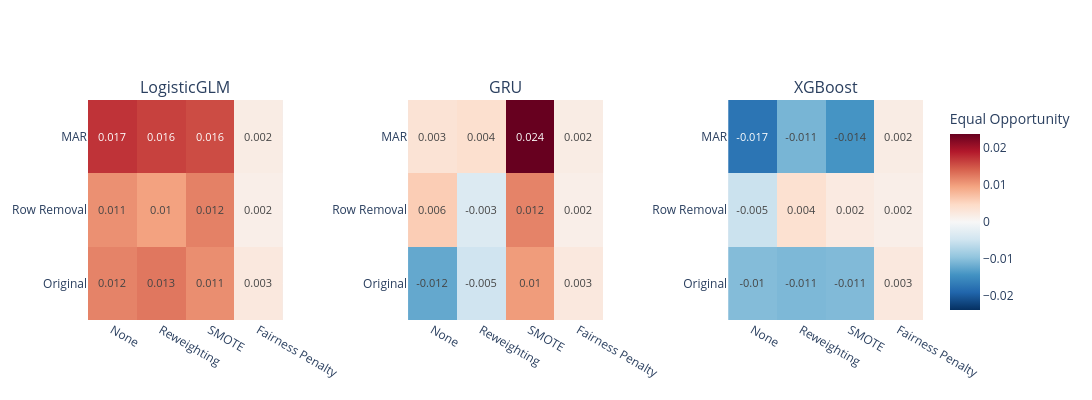

Here is the notebook cell this chart was saved with:
### Code cell
from plotly.subplots import make_subplots
import plotly.graph_objects as go
import numpy as np

perturbation_map = {
    "D0": "Original",
    "D1A": "Row Removal",
    "D2A": "MAR"
}

mitigation_map = {
    "none": "None",
    "reweighting": "Reweighting",
    "smote": "SMOTE",
    "fairness_penalty": "Fairness Penalty"
}

perturbation_order = ["Original", "Row Removal", "MAR"]
mitigation_order = ["None", "Reweighting", "SMOTE", "Fairness Penalty"]

plot_df = df_results.copy()
plot_df["perturbation"] = plot_df["perturbation"].replace(perturbation_map)
plot_df["mitigation"] = plot_df["mitigation"].replace(mitigation_map)

# --- compute mean EO ---
summary = (
    plot_df
    .groupby(["model", "perturbation", "mitigation"], as_index=False)
    .agg(eo_mean=("equal_opportunity", "mean"))
)

models = ["LogisticGLM", "GRU", "XGBoost"]

# --- determine shared color scale ---
all_vals = summary["eo_mean"].values
zmax = np.nanmax(np.abs(all_vals))

# --- create subplots ---
fig = make_subplots(
    rows=1, cols=3,
    subplot_titles=models,
    horizontal_spacing=0.15
)

for i, model_name in enumerate(models, start=1):
    df_model = summary[summary["model"] == model_name]

    pivot = df_model.pivot_table(
        index="perturbation",
        columns="mitigation",
        values="eo_mean",
        aggfunc="first"
    ).reindex(
        index=perturbation_order,
        columns=mitigation_order
    )

    fig.add_trace(
        go.Heatmap(
            z=pivot.values,
            x=pivot.columns,
            y=pivot.index,
            coloraxis="coloraxis",
            text=np.round(pivot.values, 3),
            texttemplate="%{text}",
            textfont={"size": 11}
        ),
        row=1, col=i
    )

# --- shared colorbar ---
fig.update_layout(
    coloraxis=dict(
        colorscale="RdBu_r",
        cmin=-zmax,
        cmax=zmax,
        colorbar=dict(title="Equal Opportunity")
    ),
    height=400,
    width=1100
)

fig.show()

### Figure 1 — Plotly figure (JSON) as saved in the notebook; plotly's stock layout.template omitted (floating-point values rounded to 4 significant figures)
{"data": [{"coloraxis": "coloraxis", "text": [[0.012, 0.013, 0.011, 0.003], [0.011, 0.01, 0.012, 0.002], [0.017, 0.016, 0.016, 0.002]], "textfont": {"size": 11}, "texttemplate": "%{text}", "type": "heatmap", "x": ["None", "Reweighting", "SMOTE", "Fairness Penalty"], "xaxis": "x", "y": ["Original", "Row Removal", "MAR"], "yaxis": "y", "z": [[0.0119, 0.01269, 0.01112, 0.002519], [0.01098, 0.009713, 0.01203, 0.001537], [0.0173, 0.01636, 0.01561, 0.001904]]}, {"coloraxis": "coloraxis", "text": [[-0.012, -0.005, 0.01, 0.003], [0.006, -0.003, 0.012, 0.002], [0.003, 0.004, 0.024, 0.002]], "textfont": {"size": 11}, "texttemplate": "%{text}", "type": "heatmap", "x": ["None", "Reweighting", "SMOTE", "Fairness Penalty"], "xaxis": "x2", "y": ["Original", "Row Removal", "MAR"], "yaxis": "y2", "z": [[-0.0123, -0.004854, 0.01013, 0.002519], [0.005994, -0.003368, 0.01186, 0.001537], [0.003402, 0.003987, 0.02384, 0.001904]]}, {"coloraxis": "coloraxis", "text": [[-0.01, -0.011, -0.011, 0.003], [-0.005, 0.004, 0.002, 0.002], [-0.017, -0.011, -0.014, 0.002]], "textfont": {"size": 11}, "texttemplate": "%{text}", "type": "heatmap", "x": ["None", "Reweighting", "SMOTE", "Fairness Penalty"], "xaxis": "x3", "y": ["Original", "Row Removal", "MAR"], "yaxis": "y3", "z": [[-0.01038, -0.01078, -0.01058, 0.002519], [-0.005242, 0.003791, 0.002213, 0.001537], [-0.01748, -0.01109, -0.01417, 0.001904]]}], "layout": {"annotations": [{"font": {"size": 16}, "showarrow": false, "text": "LogisticGLM", "x": 0.1167, "xanchor": "center", "xref": "paper", "y": 1, "yanchor": "bottom", "yref": "paper"}, {"font": {"size": 16}, "showarrow": false, "text": "GRU", "x": 0.5, "xanchor": "center", "xref": "paper", "y": 1, "yanchor": "bottom", "yref": "paper"}, {"font": {"size": 16}, "showarrow": false, "text": "XGBoost", "x": 0.8833, "xanchor": "center", "xref": "paper", "y": 1, "yanchor": "bottom", "yref": "paper"}], "coloraxis": {"cmax": 0.02384, "cmin": -0.02384, "colorbar": {"title": {"text": "Equal Opportunity"}}, "colorscale": [[0, "rgb(5,48,97)"], [0.1, "rgb(33,102,172)"], [0.2, "rgb(67,147,195)"], [0.3, "rgb(146,197,222)"], [0.4, "rgb(209,229,240)"], [0.5, "rgb(247,247,247)"], [0.6, "rgb(253,219,199)"], [0.7, "rgb(244,165,130)"], [0.8, "rgb(214,96,77)"], [0.9, "rgb(178,24,43)"], [1, "rgb(103,0,31)"]]}, "height": 400, "width": 1100, "xaxis": {"anchor": "y", "domain": [0, 0.2333]}, "xaxis2": {"anchor": "y2", "domain": [0.3833, 0.6167]}, "xaxis3": {"anchor": "y3", "domain": [0.7667, 1.0]}, "yaxis": {"anchor": "x", "domain": [0, 1]}, "yaxis2": {"anchor": "x2", "domain": [0, 1]}, "yaxis3": {"anchor": "x3", "domain": [0, 1]}}}
